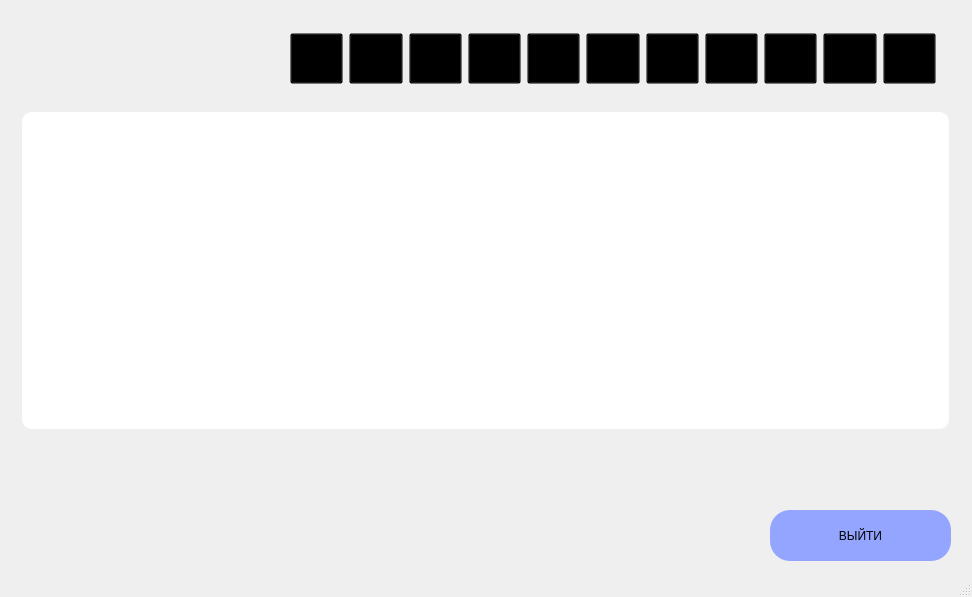
<?xml version="1.0" encoding="UTF-8"?>
<ui version="4.0">
 <class>MainWindow</class>
 <widget class="QMainWindow" name="MainWindow">
  <property name="geometry">
   <rect>
    <x>0</x>
    <y>0</y>
    <width>972</width>
    <height>597</height>
   </rect>
  </property>
  <property name="windowTitle">
   <string>Сообщения</string>
  </property>
  <property name="windowIcon">
   <iconset>
    <normaloff>../res/nglogo.png</normaloff>../res/nglogo.png</iconset>
  </property>
  <property name="styleSheet">
   <string notr="true">background-image: url(:/icons/gradient.png);</string>
  </property>
  <widget class="QWidget" name="centralwidget">
   <widget class="QWidget" name="widget_2" native="true">
    <property name="geometry">
     <rect>
      <x>20</x>
      <y>110</y>
      <width>931</width>
      <height>321</height>
     </rect>
    </property>
    <property name="styleSheet">
     <string notr="true">padding: 2px;
    margin: 2px;
	background: rgb(255, 255, 255);
	font: 500 14pt &quot;Segoe UI&quot;;
    border-radius: 10px;
    box-shadow: 0px 10px 30px rgba(0, 0, 0, 0.3);



</string>
    </property>
   </widget>
   <widget class="QPushButton" name="pushButton_2">
    <property name="geometry">
     <rect>
      <x>770</x>
      <y>510</y>
      <width>181</width>
      <height>51</height>
     </rect>
    </property>
    <property name="minimumSize">
     <size>
      <width>181</width>
      <height>51</height>
     </size>
    </property>
    <property name="maximumSize">
     <size>
      <width>181</width>
      <height>51</height>
     </size>
    </property>
    <property name="styleSheet">
     <string notr="true">QPushButton{
font: 625 10pt &quot;Segoe UI&quot;;
background: #94a5ff;
border-radius: 20px;   
                  /* &lt;----  20px  */ 
}

QPushButton:hover {
	background:#E1E5FF;
}

QPushButton:pressed {
	background: #717ec3;
}</string>
    </property>
    <property name="text">
     <string>ВЫЙТИ</string>
    </property>
   </widget>
   <widget class="QLabel" name="label">
    <property name="geometry">
     <rect>
      <x>20</x>
      <y>20</y>
      <width>261</width>
      <height>81</height>
     </rect>
    </property>
    <property name="styleSheet">
     <string notr="true"/>
    </property>
    <property name="text">
     <string/>
    </property>
    <property name="pixmap">
     <pixmap>../res/ngname.png</pixmap>
    </property>
   </widget>
   <widget class="QLabel" name="profil">
    <property name="geometry">
     <rect>
      <x>740</x>
      <y>450</y>
      <width>229</width>
      <height>52</height>
     </rect>
    </property>
    <property name="styleSheet">
     <string notr="true">background: transparent !important;
font: 500 12pt &quot;Segoe UI&quot;;
</string>
    </property>
    <property name="text">
     <string>&lt;html&gt;&lt;head/&gt;&lt;body&gt;&lt;p align=&quot;center&quot;&gt;&lt;br/&gt;&lt;/p&gt;&lt;/body&gt;&lt;/html&gt;</string>
    </property>
   </widget>
   <widget class="QWidget" name="widget" native="true">
    <property name="geometry">
     <rect>
      <x>270</x>
      <y>20</y>
      <width>701</width>
      <height>80</height>
     </rect>
    </property>
    <property name="styleSheet">
     <string notr="true">
 background: transparent !important;</string>
    </property>
    <widget class="QWidget" name="layoutWidget_2">
     <property name="geometry">
      <rect>
       <x>20</x>
       <y>10</y>
       <width>646</width>
       <height>57</height>
      </rect>
     </property>
     <layout class="QHBoxLayout" name="horizontalLayout_4">
      <item>
       <widget class="QPushButton" name="home">
        <property name="minimumSize">
         <size>
          <width>51</width>
          <height>51</height>
         </size>
        </property>
        <property name="styleSheet">
         <string notr="true">
 background: transparent !important;</string>
        </property>
        <property name="text">
         <string/>
        </property>
        <property name="icon">
         <iconset>
          <normaloff>../res/house.png</normaloff>../res/house.png</iconset>
        </property>
        <property name="iconSize">
         <size>
          <width>51</width>
          <height>51</height>
         </size>
        </property>
       </widget>
      </item>
      <item>
       <widget class="QPushButton" name="deal">
        <property name="minimumSize">
         <size>
          <width>51</width>
          <height>51</height>
         </size>
        </property>
        <property name="styleSheet">
         <string notr="true">
 background: transparent !important;</string>
        </property>
        <property name="text">
         <string/>
        </property>
        <property name="icon">
         <iconset>
          <normaloff>../res/deal.png</normaloff>../res/deal.png</iconset>
        </property>
        <property name="iconSize">
         <size>
          <width>51</width>
          <height>51</height>
         </size>
        </property>
       </widget>
      </item>
      <item>
       <widget class="QPushButton" name="date">
        <property name="minimumSize">
         <size>
          <width>51</width>
          <height>51</height>
         </size>
        </property>
        <property name="styleSheet">
         <string notr="true">
 background: transparent !important;</string>
        </property>
        <property name="text">
         <string/>
        </property>
        <property name="icon">
         <iconset>
          <normaloff>../res/calendar.png</normaloff>../res/calendar.png</iconset>
        </property>
        <property name="iconSize">
         <size>
          <width>51</width>
          <height>51</height>
         </size>
        </property>
       </widget>
      </item>
      <item>
       <widget class="QPushButton" name="task">
        <property name="minimumSize">
         <size>
          <width>51</width>
          <height>51</height>
         </size>
        </property>
        <property name="styleSheet">
         <string notr="true">
 background: transparent !important;</string>
        </property>
        <property name="text">
         <string/>
        </property>
        <property name="icon">
         <iconset>
          <normaloff>../res/task.png</normaloff>../res/task.png</iconset>
        </property>
        <property name="iconSize">
         <size>
          <width>51</width>
          <height>51</height>
         </size>
        </property>
       </widget>
      </item>
      <item>
       <widget class="QPushButton" name="client">
        <property name="minimumSize">
         <size>
          <width>51</width>
          <height>51</height>
         </size>
        </property>
        <property name="contextMenuPolicy">
         <enum>Qt::ContextMenuPolicy::NoContextMenu</enum>
        </property>
        <property name="styleSheet">
         <string notr="true">
 background: transparent !important;</string>
        </property>
        <property name="text">
         <string/>
        </property>
        <property name="icon">
         <iconset>
          <normaloff>../res/client.png</normaloff>../res/client.png</iconset>
        </property>
        <property name="iconSize">
         <size>
          <width>51</width>
          <height>51</height>
         </size>
        </property>
       </widget>
      </item>
      <item>
       <widget class="QPushButton" name="empl">
        <property name="minimumSize">
         <size>
          <width>51</width>
          <height>51</height>
         </size>
        </property>
        <property name="styleSheet">
         <string notr="true">
 background: transparent !important;</string>
        </property>
        <property name="text">
         <string/>
        </property>
        <property name="icon">
         <iconset>
          <normaloff>../res/emp.png</normaloff>../res/emp.png</iconset>
        </property>
        <property name="iconSize">
         <size>
          <width>51</width>
          <height>51</height>
         </size>
        </property>
       </widget>
      </item>
      <item>
       <widget class="QPushButton" name="chat">
        <property name="minimumSize">
         <size>
          <width>51</width>
          <height>51</height>
         </size>
        </property>
        <property name="styleSheet">
         <string notr="true">
 background: transparent !important;</string>
        </property>
        <property name="text">
         <string/>
        </property>
        <property name="icon">
         <iconset>
          <normaloff>../res/chat.png</normaloff>../res/chat.png</iconset>
        </property>
        <property name="iconSize">
         <size>
          <width>51</width>
          <height>51</height>
         </size>
        </property>
       </widget>
      </item>
      <item>
       <widget class="QPushButton" name="ana">
        <property name="minimumSize">
         <size>
          <width>51</width>
          <height>51</height>
         </size>
        </property>
        <property name="styleSheet">
         <string notr="true">
 background: transparent !important;</string>
        </property>
        <property name="text">
         <string/>
        </property>
        <property name="icon">
         <iconset>
          <normaloff>../res/an.png</normaloff>../res/an.png</iconset>
        </property>
        <property name="iconSize">
         <size>
          <width>51</width>
          <height>51</height>
         </size>
        </property>
       </widget>
      </item>
      <item>
       <widget class="QPushButton" name="sett">
        <property name="minimumSize">
         <size>
          <width>51</width>
          <height>51</height>
         </size>
        </property>
        <property name="styleSheet">
         <string notr="true">
 background: transparent !important;</string>
        </property>
        <property name="text">
         <string/>
        </property>
        <property name="icon">
         <iconset>
          <normaloff>../res/set.png</normaloff>../res/set.png</iconset>
        </property>
        <property name="iconSize">
         <size>
          <width>51</width>
          <height>51</height>
         </size>
        </property>
       </widget>
      </item>
      <item>
       <widget class="QPushButton" name="notification">
        <property name="minimumSize">
         <size>
          <width>51</width>
          <height>51</height>
         </size>
        </property>
        <property name="styleSheet">
         <string notr="true">
 background: transparent !important;</string>
        </property>
        <property name="text">
         <string/>
        </property>
        <property name="icon">
         <iconset>
          <normaloff>../res/uved.png</normaloff>../res/uved.png</iconset>
        </property>
        <property name="iconSize">
         <size>
          <width>51</width>
          <height>51</height>
         </size>
        </property>
       </widget>
      </item>
      <item>
       <widget class="QPushButton" name="help">
        <property name="minimumSize">
         <size>
          <width>51</width>
          <height>51</height>
         </size>
        </property>
        <property name="styleSheet">
         <string notr="true">
 background: transparent !important;</string>
        </property>
        <property name="text">
         <string/>
        </property>
        <property name="icon">
         <iconset>
          <normaloff>../res/que.png</normaloff>../res/que.png</iconset>
        </property>
        <property name="iconSize">
         <size>
          <width>51</width>
          <height>51</height>
         </size>
        </property>
       </widget>
      </item>
     </layout>
    </widget>
   </widget>
  </widget>
  <widget class="QStatusBar" name="statusbar"/>
 </widget>
 <resources>
  <include location="ress.qrc"/>
  <include location="../res/ress.qrc"/>
  <include location="rec.qrc"/>
 </resources>
 <connections/>
</ui>
